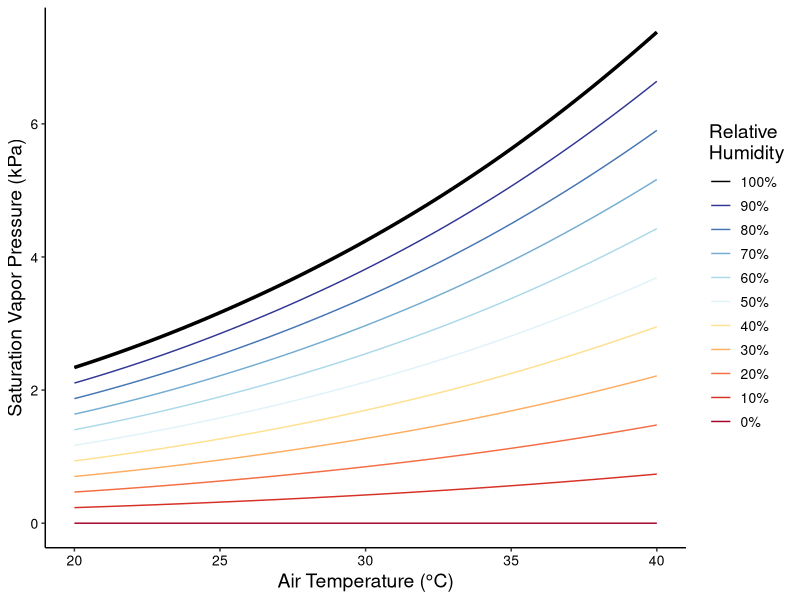
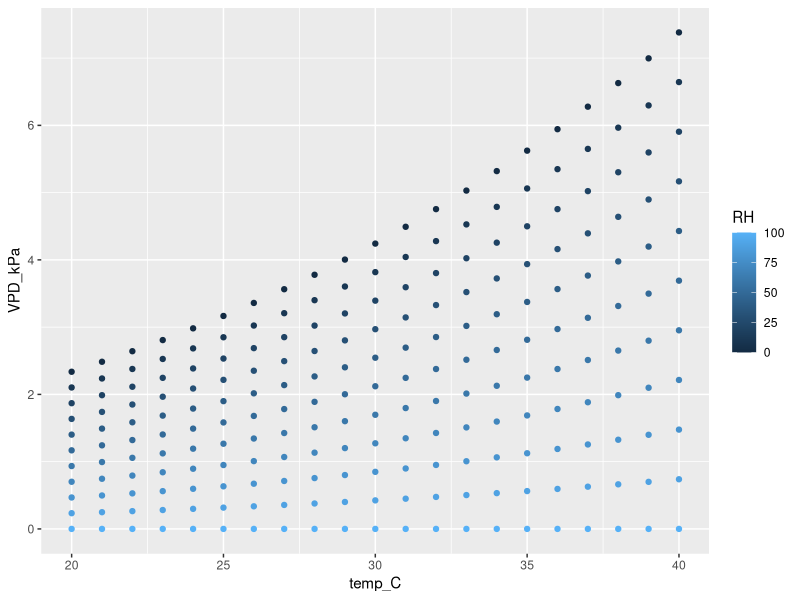
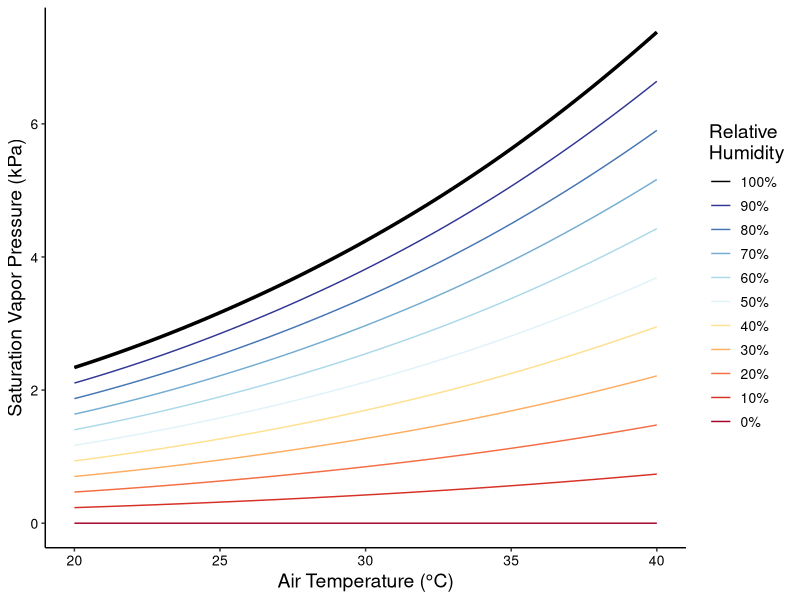

R code for these plots, in order:
## ---- chunk 1
if (!require("tidyverse")) install.packages("tidyverse") 
library("tidyverse") # for dplyr workflow + ggplot
if (!require("RColorBrewer")) install.packages("RColorBrewer")
library("RColorBrewer") # plot colors
## ---- chunk 2
# RH formatting
RH_list <- c(seq(0,100,10))
RH_levels <- paste(as.character(sort(RH_list, decreasing = TRUE)), "%", sep = "")
  
# first, get every combo of temp and RH
dat <- data.frame(temp_C = sort(rep(c(20:40), 11)),
                  RH = rep(RH_list, 21)
                  ) %>% 
  # now get the VPD (Campbell & Normal 1998) for each temp x RH combo
  mutate(e_s_kPa = 0.611 * exp((17.502*temp_C)/(temp_C + 240.97)), # saturation VP
         e_a_kPa = e_s_kPa*((RH/100)), # actual VP
         VPD_kPa = e_s_kPa - e_a_kPa # VP deficit
         ) %>%
  # format things
  mutate(RH_ch = paste(as.character(RH), "%", sep = ""),
         RH_fact = factor(RH_ch, levels = RH_levels))
summary(dat)
## ---- chunk 3
dat_100_only <- dat %>% 
  dplyr::filter(RH == 100)
## ---- chunk 4
savs_ggplot_theme <- theme_classic() + 
                     theme(text = element_text(color = "black", 
                                               family = "sans", 
                                               size = 14),
                           axis.text = element_text(color = "black", 
                                                    family = "sans", 
                                                    size = 10),
                           legend.text = element_text(color = "black", 
                                                      family = "sans", 
                                                      size = 10),
                           legend.text.align = 0,
                           legend.position = "right",
                           legend.spacing.y = unit(1, "mm")
                           )

my_brew_cols <- brewer.pal(11, "RdYlBu")[c(1:5, 7:11)] # this one! delete 6 bc too faint
black <- brewer.pal(9, "Greys")[9]
my_brew_cols_combo <- c(my_brew_cols, black)
## ---- chunk 5
ggplot() + 
  # all lines
  geom_smooth(data = dat,
              aes(x = temp_C,
                  y = e_a_kPa,
                  color = RH_fact),
              method = "loess",
              formula = y~x,
              se = F,
              size = 0.5) +
  # 100% RH only
  geom_smooth(data = dat_100_only,
              aes(x = temp_C,
                  y = e_a_kPa),
              method = "loess",
              formula = y~x,
              se = F,
              size = 1.2,
              color = "black") +
  # make pretty
  scale_color_manual(values = rev(my_brew_cols_combo), name = "Relative\nHumidity") +
  #scale_y_continuous(breaks = c(0:7), labels = c(0:7)) +
  xlab("Air Temperature (°C)") +
  ylab("Saturation Vapor Pressure (kPa)") +
  savs_ggplot_theme -> sat_VP_fig
sat_VP_fig
## ---- chunk 6
ggplot(data = dat) + 
  geom_point(aes(x = temp_C,
             y = VPD_kPa,
             color = RH))
## ---- chunk 7
ggsave(filename = "concept_VPD.pdf",
       plot = sat_VP_fig,
       path = "./results_figures",
       device = "pdf",
       dpi = 600,
       units = "mm",
       width = 150, height = 90)
